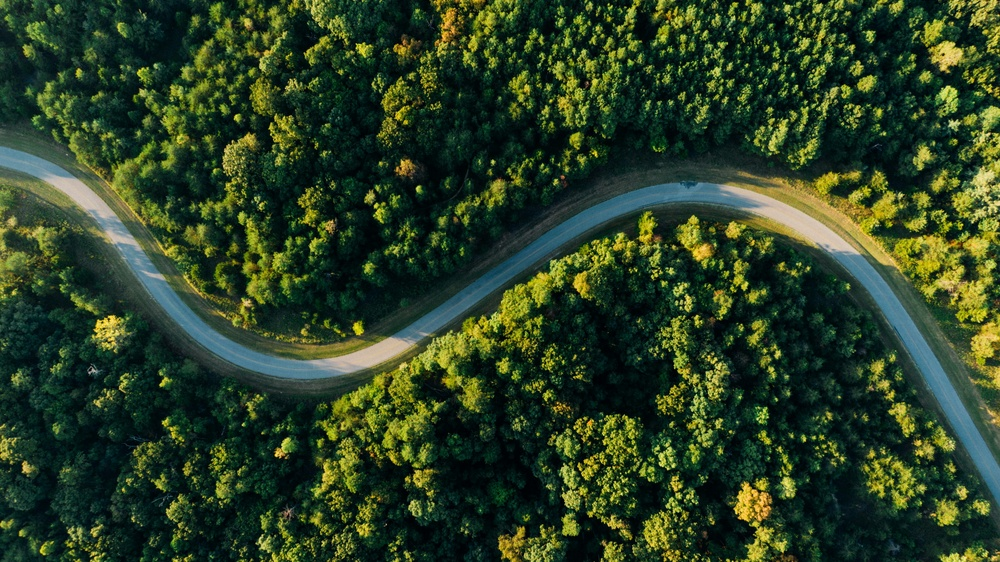
#> input picture test_imgs/image_01.jpg, 1000 x 562 px, shrunk from 3992 x 2242 before the run; its folder holds only this picture in this run
$ python 01_generate_labels_datasets.py
#> lines starting #> are read from the running program, lines starting #| are printed output that depends on the picture
#> in add_image_to_dataset, image is the input picture: shape (562, 1000, 3); mean B, G, R 35.8, 63.3, 44
import numpy as np
import pandas as pd
import cv2
import matplotlib.pyplot as plt
import os

def label_image_quick(image, frame_size):
#> called with frame_size = 50
    h, w, _ = image.shape
#> h = 562; w = 1000
    grid_h, grid_w = h // frame_size, w // frame_size
#> grid_h = 11; grid_w = 20
    labels = np.zeros((grid_h, grid_w), dtype=int)

    # Індекс кадру для маркування
    current_frame = [0, 0]  # [i, j]

    # Функція для обробки натискань клавіш
    def on_key(event):
        nonlocal current_frame
        if event.key in ['0', '1', '2']:
            labels[current_frame[0], current_frame[1]] = int(event.key)
            plt.close()

            # Переходимо до наступного кадру
            if current_frame[1] < grid_w - 1:
                current_frame[1] += 1
            elif current_frame[0] < grid_h - 1:
                current_frame[0] += 1
                current_frame[1] = 0
            else:
                current_frame[0] = -1

    # Цикл для показу кожного кадру та очікування натискання клавіші
    while current_frame[0] != -1:
        i, j = current_frame
        frame = image[i*frame_size:(i+1)*frame_size, j*frame_size:(j+1)*frame_size]
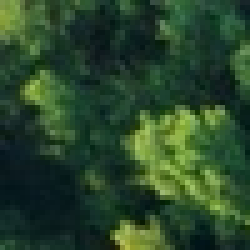
#> frame: shape (50, 50, 3) (shown 5 times larger); mean B, G, R 42.5, 70.1, 41
        plt.imshow(cv2.cvtColor(frame, cv2.COLOR_BGR2RGB))
        plt.title(f"Виберіть мітку для кадру ({i}, {j}) - натисніть 0 (ліс), 1 (поле), 2 (дорога)")
        plt.gcf().canvas.mpl_connect('key_press_event', on_key)
        plt.show()

    return labels

def generate_dataset(image, frame_size, labels):
    h, w, _ = image.shape
    data = []

    for i in range(labels.shape[0]):
        for j in range(labels.shape[1]):
            y, x = i * frame_size, j * frame_size
            frame = image[y:y+frame_size, x:x+frame_size]
            avg_color = frame.mean(axis=(0, 1))
            label = labels[i, j]  # клас місцевості з масиву міток

            data.append([avg_color[0], avg_color[1], avg_color[2], label])

    # Перетворюємо в DataFrame для зручного збереження
    df = pd.DataFrame(data, columns=["R", "G", "B", "Label"])
    return df

# Основна функція для додавання нового зображення до датасету
def add_image_to_dataset(image_path, frame_size, csv_file="terrain_dataset.csv"):
    # Завантажуємо зображення
    image = cv2.imread(image_path)
    labels = label_image_quick(image, frame_size)

    # Генеруємо датасет
    dataset = generate_dataset(image, frame_size, labels)

    # Додаємо нові дані до загального CSV-файлу
    try:
        # Завантажуємо існуючий датасет, якщо файл вже існує
        existing_data = pd.read_csv(csv_file)
        # Об’єднуємо існуючі дані з новими
        dataset = pd.concat([existing_data, dataset], ignore_index=True)
    except FileNotFoundError:
        # Якщо файл не існує, просто зберігаємо новий датасет
        pass

    # Зберігаємо оновлений датасет
    dataset.to_csv(csv_file, index=False)
    print(f"Додано дані з {image_path} до {csv_file}")

# Шлях до папки з зображеннями
image_folder = "test_imgs/"

# Отримуємо список всіх зображень у папці
image_paths = [os.path.join(image_folder, f) for f in os.listdir(image_folder) if f.endswith(('.jpg', '.png', '.jpeg'))]

print("Знайдені зображення:", image_paths)

frame_size = 50  # Розмір кадру

# Додаємо кожне зображення з папки до датасету
for image_path in image_paths:
    add_image_to_dataset(image_path, frame_size)

$ run again, on test_imgs/image_02.jpg
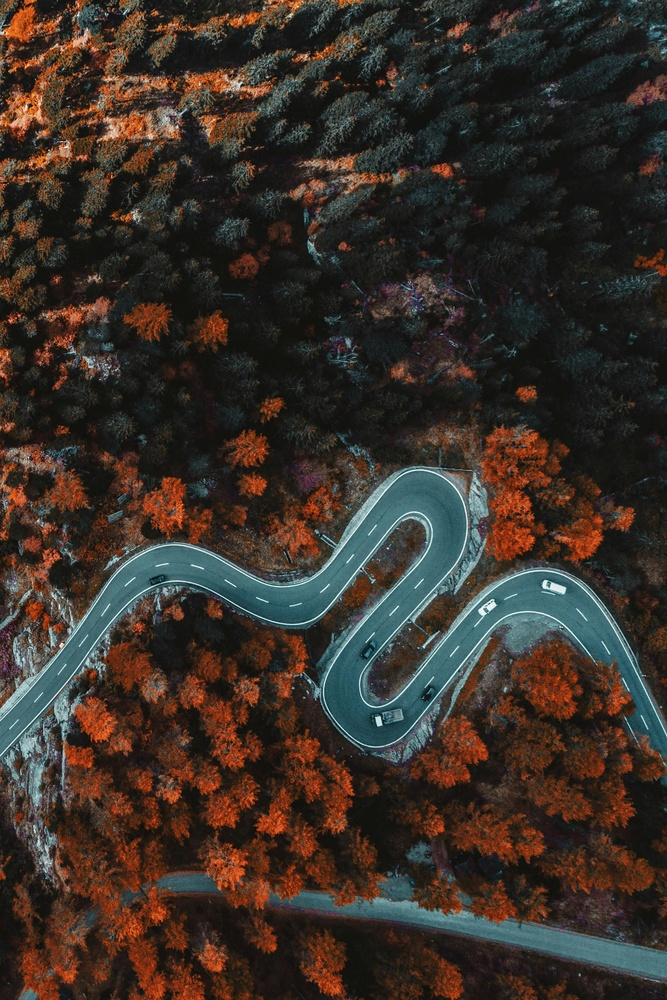
#> input picture test_imgs/image_02.jpg, 667 x 1000 px, shrunk from 2432 x 3648 before the run
#> in add_image_to_dataset, image is the input picture: shape (1000, 667, 3); mean B, G, R 40.8, 48, 57.7
#> in label_image_quick, `frame = image[i*frame_size:(i+1)*frame_size, j*frame_size:(j+1)*frame_..`:
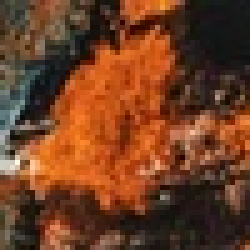
#> frame: shape (50, 50, 3) (shown 5 times larger); mean B, G, R 35.5, 62.7, 112.1

$ run again, on test_imgs/image_03.jpg
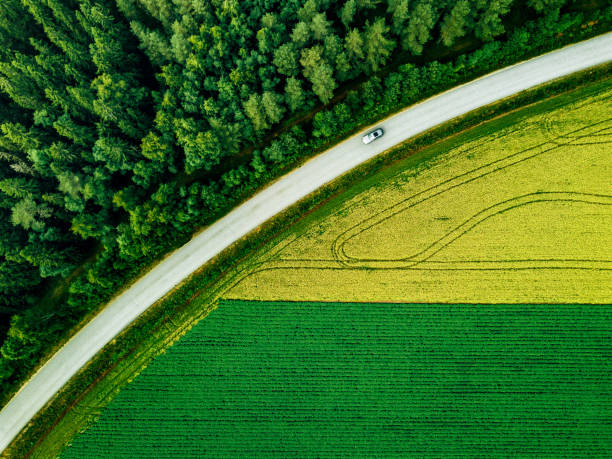
#> input picture test_imgs/image_03.jpg, 612 x 459 px
#> in add_image_to_dataset, image is the input picture: shape (459, 612, 3); mean B, G, R 38.3, 110.2, 62.4
#> in label_image_quick, `frame = image[i*frame_size:(i+1)*frame_size, j*frame_size:(j+1)*frame_..`:
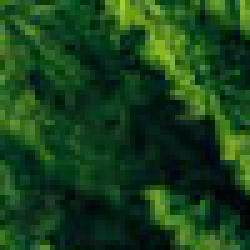
#> frame: shape (50, 50, 3) (shown 5 times larger); mean B, G, R 26.9, 65.4, 24.3

$ run again, on test_imgs/image_04.jpg
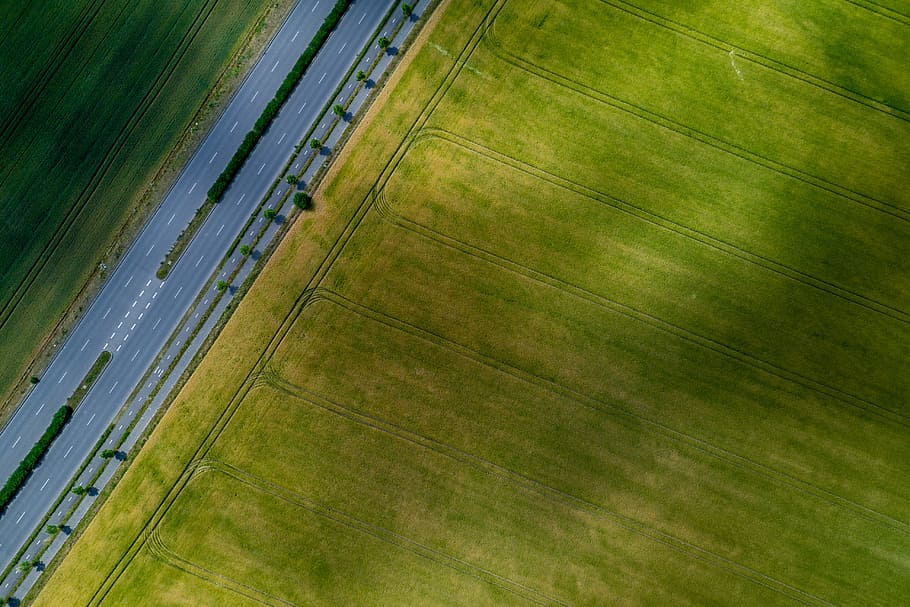
#> input picture test_imgs/image_04.jpg, 910 x 607 px
#> in add_image_to_dataset, image is the input picture: shape (607, 910, 3); mean B, G, R 35.8, 100.6, 90.1
#> in label_image_quick, `frame = image[i*frame_size:(i+1)*frame_size, j*frame_size:(j+1)*frame_..`:
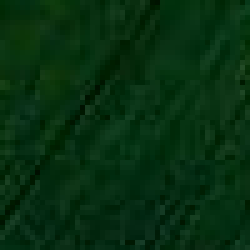
#> frame: shape (50, 50, 3) (shown 5 times larger); mean B, G, R 16, 46.3, 6.3
